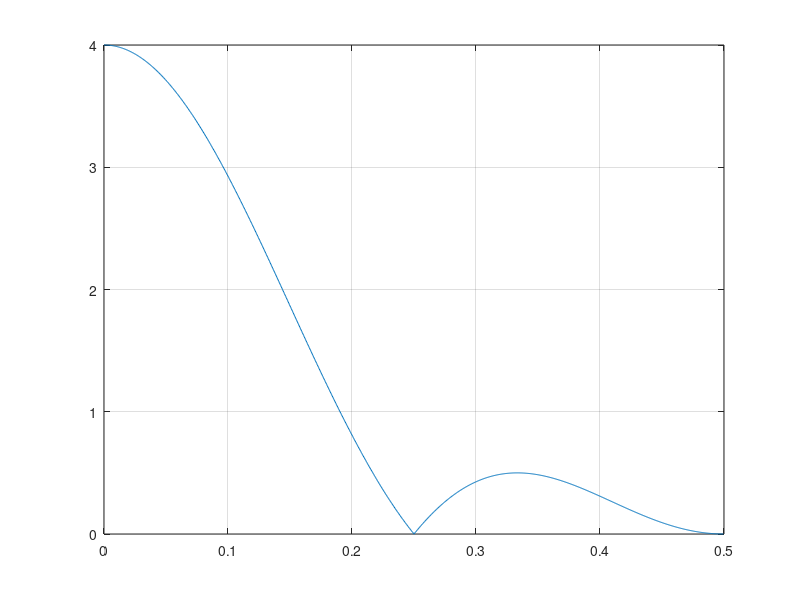
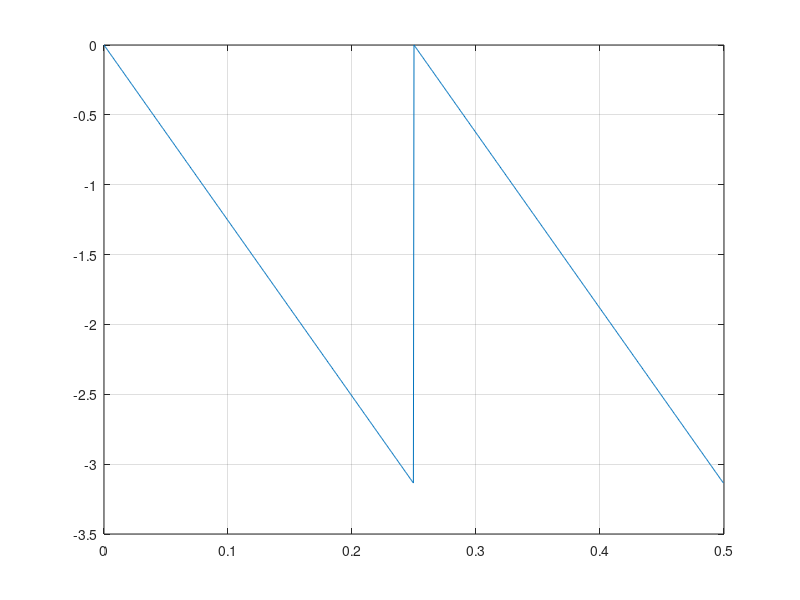
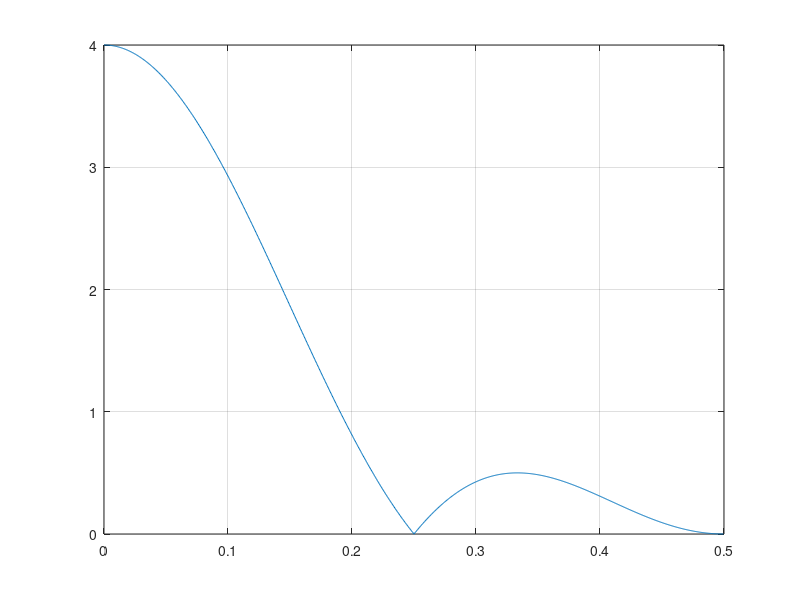
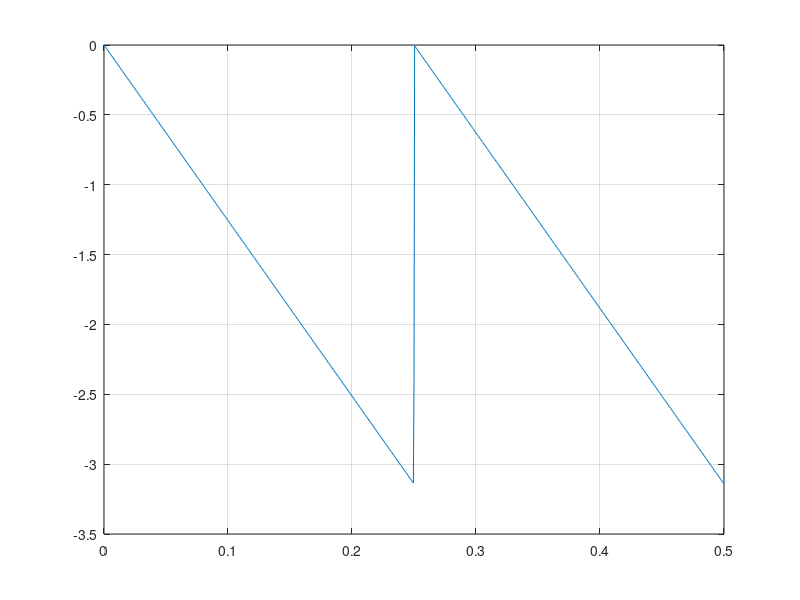

Write MATLAB code to recreate these figures, in order.
clear



%% (1) [15pt]

% Define the filter coefficients from LCCDE
b = [0.5 1 1 1 0.5];
a = 1;


% Get the impulse (delta) function
n = 0 : 4;
delta = (n == 0);


% Get the impulse response using the MATLAB 'filter' function
h = filter(b, a, delta);



%% (2) [15pt]

% Define the number of digital frequencies
N = 1000;


% Compute the frequency response using the MATLAB 'freqz' function
[H, W] = freqz(b, a, N);
F = W/(2*pi);


% Plot the manitude response
H_mag = abs(H);
figure; plot(F, H_mag); grid on;


% Plot the phase response
H_phase = angle(H);
figure; plot(F, H_phase); grid on;



%% (3) [10pt]

% Compute DTFT of h
H2 = h*exp(-1j*2*pi*n'*F');


% Plot the manitude response
H2_mag = abs(H2);
figure; plot(F, H2_mag); grid on;


% Plot the phase response
H2_phase = angle(H2);
figure; plot(F, H2_phase); grid on;